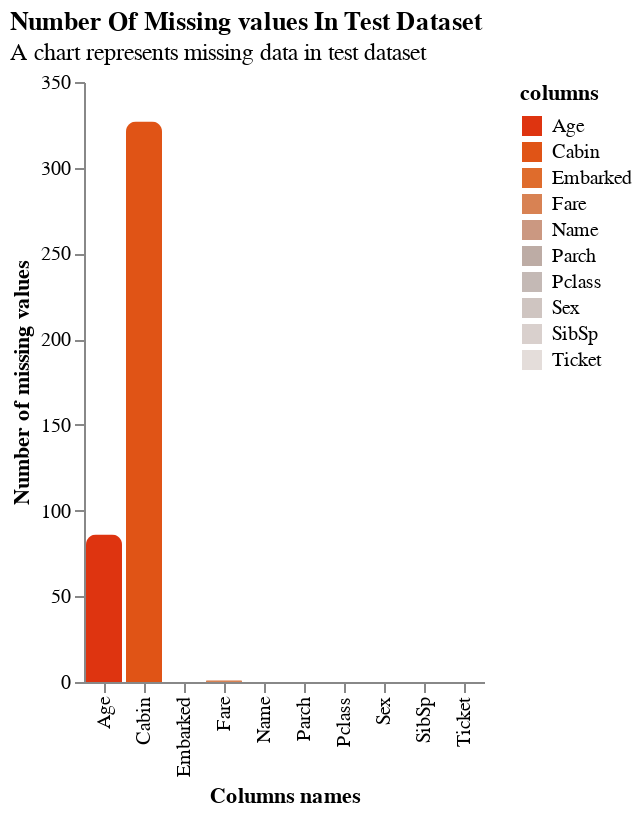

Notebook cell for this chart:
### Code cell
plot_nan(
    test_df,
    name='test dataset',
    only_nan=False,
    use_percent=False
)

### Figure 1 — Vega-Lite specification as saved in the notebook (floating-point values rounded to 4 significant figures)
{"config": {"view": {"continuousWidth": 300, "continuousHeight": 300, "stroke": null}, "axis": {"grid": false}}, "data": {"name": "data-dcb125812a966ffd090a54dbd7db12b3"}, "mark": {"type": "bar", "cornerRadiusTopLeft": 5, "cornerRadiusTopRight": 5}, "encoding": {"color": {"field": "columns", "legend": {"orient": "right"}, "scale": {"scheme": "lightgreyred", "reverse": true}, "type": "nominal"}, "text": {"field": "columns", "type": "nominal"}, "tooltip": [{"field": "columns", "type": "nominal"}, {"field": "total_nan", "type": "quantitative"}, {"field": "percent_nan", "type": "quantitative"}], "x": {"field": "columns", "title": "Columns names", "type": "nominal"}, "y": {"field": "total_nan", "title": "Number of missing values", "type": "quantitative"}}, "title": {"text": "Number Of Missing values In Test Dataset", "anchor": "start", "subtitle": "A chart represents missing data in test dataset"}, "$schema": "https://vega.github.io/schema/vega-lite/v5.20.1.json", "datasets": {"data-dcb125812a966ffd090a54dbd7db12b3": [{"columns": "Pclass", "total_nan": 0, "percent_nan": 0}, {"columns": "Name", "total_nan": 0, "percent_nan": 0}, {"columns": "Sex", "total_nan": 0, "percent_nan": 0}, {"columns": "Age", "total_nan": 86, "percent_nan": 21}, {"columns": "SibSp", "total_nan": 0, "percent_nan": 0}, {"columns": "Parch", "total_nan": 0, "percent_nan": 0}, {"columns": "Ticket", "total_nan": 0, "percent_nan": 0}, {"columns": "Fare", "total_nan": 1, "percent_nan": 0}, {"columns": "Cabin", "total_nan": 327, "percent_nan": 78}, {"columns": "Embarked", "total_nan": 0, "percent_nan": 0}]}}
